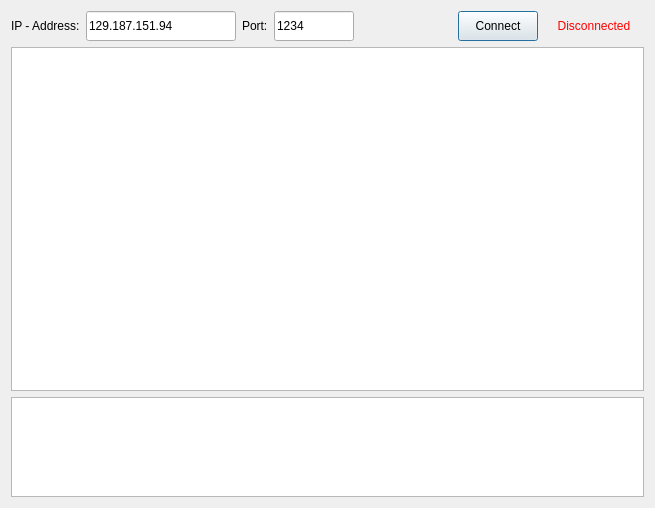
<?xml version="1.0" encoding="UTF-8"?>
<ui version="4.0">
 <class>Dialog</class>
 <widget class="QDialog" name="Dialog">
  <property name="geometry">
   <rect>
    <x>0</x>
    <y>0</y>
    <width>655</width>
    <height>508</height>
   </rect>
  </property>
  <property name="windowTitle">
   <string>Route GUI</string>
  </property>
  <layout class="QVBoxLayout" name="verticalLayout_2">
   <item>
    <layout class="QVBoxLayout" name="layoutMain">
     <item>
      <layout class="QHBoxLayout" name="layoutTop">
       <property name="sizeConstraint">
        <enum>QLayout::SetMinimumSize</enum>
       </property>
       <item>
        <widget class="QLabel" name="labelIp">
         <property name="maximumSize">
          <size>
           <width>16777215</width>
           <height>30</height>
          </size>
         </property>
         <property name="text">
          <string>IP - Address:</string>
         </property>
        </widget>
       </item>
       <item>
        <widget class="QLineEdit" name="lineEditIp">
         <property name="sizePolicy">
          <sizepolicy hsizetype="Expanding" vsizetype="Expanding">
           <horstretch>0</horstretch>
           <verstretch>0</verstretch>
          </sizepolicy>
         </property>
         <property name="minimumSize">
          <size>
           <width>150</width>
           <height>30</height>
          </size>
         </property>
         <property name="maximumSize">
          <size>
           <width>150</width>
           <height>30</height>
          </size>
         </property>
         <property name="text">
          <string>129.187.151.94</string>
         </property>
        </widget>
       </item>
       <item>
        <widget class="QLabel" name="labelPort">
         <property name="maximumSize">
          <size>
           <width>16777215</width>
           <height>30</height>
          </size>
         </property>
         <property name="text">
          <string>Port:</string>
         </property>
        </widget>
       </item>
       <item>
        <widget class="QLineEdit" name="lineEditPort">
         <property name="sizePolicy">
          <sizepolicy hsizetype="Expanding" vsizetype="Expanding">
           <horstretch>0</horstretch>
           <verstretch>0</verstretch>
          </sizepolicy>
         </property>
         <property name="minimumSize">
          <size>
           <width>80</width>
           <height>0</height>
          </size>
         </property>
         <property name="maximumSize">
          <size>
           <width>80</width>
           <height>30</height>
          </size>
         </property>
         <property name="text">
          <string>1234</string>
         </property>
        </widget>
       </item>
       <item>
        <spacer name="horizontalSpacer">
         <property name="orientation">
          <enum>Qt::Horizontal</enum>
         </property>
         <property name="sizeHint" stdset="0">
          <size>
           <width>40</width>
           <height>20</height>
          </size>
         </property>
        </spacer>
       </item>
       <item>
        <widget class="QPushButton" name="pushButtonConnect">
         <property name="maximumSize">
          <size>
           <width>16777215</width>
           <height>30</height>
          </size>
         </property>
         <property name="text">
          <string>Connect</string>
         </property>
        </widget>
       </item>
       <item>
        <widget class="QLabel" name="labelConnectStatus">
         <property name="minimumSize">
          <size>
           <width>100</width>
           <height>0</height>
          </size>
         </property>
         <property name="maximumSize">
          <size>
           <width>16777215</width>
           <height>30</height>
          </size>
         </property>
         <property name="palette">
          <palette>
           <active>
            <colorrole role="WindowText">
             <brush brushstyle="SolidPattern">
              <color alpha="255">
               <red>255</red>
               <green>0</green>
               <blue>0</blue>
              </color>
             </brush>
            </colorrole>
            <colorrole role="Button">
             <brush brushstyle="SolidPattern">
              <color alpha="255">
               <red>255</red>
               <green>0</green>
               <blue>0</blue>
              </color>
             </brush>
            </colorrole>
            <colorrole role="Light">
             <brush brushstyle="SolidPattern">
              <color alpha="255">
               <red>255</red>
               <green>127</green>
               <blue>127</blue>
              </color>
             </brush>
            </colorrole>
            <colorrole role="Midlight">
             <brush brushstyle="SolidPattern">
              <color alpha="255">
               <red>255</red>
               <green>63</green>
               <blue>63</blue>
              </color>
             </brush>
            </colorrole>
            <colorrole role="Dark">
             <brush brushstyle="SolidPattern">
              <color alpha="255">
               <red>127</red>
               <green>0</green>
               <blue>0</blue>
              </color>
             </brush>
            </colorrole>
            <colorrole role="Mid">
             <brush brushstyle="SolidPattern">
              <color alpha="255">
               <red>170</red>
               <green>0</green>
               <blue>0</blue>
              </color>
             </brush>
            </colorrole>
            <colorrole role="Text">
             <brush brushstyle="SolidPattern">
              <color alpha="255">
               <red>241</red>
               <green>6</green>
               <blue>6</blue>
              </color>
             </brush>
            </colorrole>
            <colorrole role="BrightText">
             <brush brushstyle="SolidPattern">
              <color alpha="255">
               <red>255</red>
               <green>255</green>
               <blue>255</blue>
              </color>
             </brush>
            </colorrole>
            <colorrole role="ButtonText">
             <brush brushstyle="SolidPattern">
              <color alpha="255">
               <red>255</red>
               <green>0</green>
               <blue>0</blue>
              </color>
             </brush>
            </colorrole>
            <colorrole role="Base">
             <brush brushstyle="SolidPattern">
              <color alpha="255">
               <red>255</red>
               <green>255</green>
               <blue>255</blue>
              </color>
             </brush>
            </colorrole>
            <colorrole role="Window">
             <brush brushstyle="SolidPattern">
              <color alpha="255">
               <red>255</red>
               <green>0</green>
               <blue>0</blue>
              </color>
             </brush>
            </colorrole>
            <colorrole role="Shadow">
             <brush brushstyle="SolidPattern">
              <color alpha="255">
               <red>0</red>
               <green>0</green>
               <blue>0</blue>
              </color>
             </brush>
            </colorrole>
            <colorrole role="AlternateBase">
             <brush brushstyle="SolidPattern">
              <color alpha="255">
               <red>255</red>
               <green>127</green>
               <blue>127</blue>
              </color>
             </brush>
            </colorrole>
            <colorrole role="ToolTipBase">
             <brush brushstyle="SolidPattern">
              <color alpha="255">
               <red>255</red>
               <green>255</green>
               <blue>220</blue>
              </color>
             </brush>
            </colorrole>
            <colorrole role="ToolTipText">
             <brush brushstyle="SolidPattern">
              <color alpha="255">
               <red>0</red>
               <green>0</green>
               <blue>0</blue>
              </color>
             </brush>
            </colorrole>
           </active>
           <inactive>
            <colorrole role="WindowText">
             <brush brushstyle="SolidPattern">
              <color alpha="255">
               <red>255</red>
               <green>0</green>
               <blue>0</blue>
              </color>
             </brush>
            </colorrole>
            <colorrole role="Button">
             <brush brushstyle="SolidPattern">
              <color alpha="255">
               <red>255</red>
               <green>0</green>
               <blue>0</blue>
              </color>
             </brush>
            </colorrole>
            <colorrole role="Light">
             <brush brushstyle="SolidPattern">
              <color alpha="255">
               <red>255</red>
               <green>127</green>
               <blue>127</blue>
              </color>
             </brush>
            </colorrole>
            <colorrole role="Midlight">
             <brush brushstyle="SolidPattern">
              <color alpha="255">
               <red>255</red>
               <green>63</green>
               <blue>63</blue>
              </color>
             </brush>
            </colorrole>
            <colorrole role="Dark">
             <brush brushstyle="SolidPattern">
              <color alpha="255">
               <red>127</red>
               <green>0</green>
               <blue>0</blue>
              </color>
             </brush>
            </colorrole>
            <colorrole role="Mid">
             <brush brushstyle="SolidPattern">
              <color alpha="255">
               <red>170</red>
               <green>0</green>
               <blue>0</blue>
              </color>
             </brush>
            </colorrole>
            <colorrole role="Text">
             <brush brushstyle="SolidPattern">
              <color alpha="255">
               <red>241</red>
               <green>6</green>
               <blue>6</blue>
              </color>
             </brush>
            </colorrole>
            <colorrole role="BrightText">
             <brush brushstyle="SolidPattern">
              <color alpha="255">
               <red>255</red>
               <green>255</green>
               <blue>255</blue>
              </color>
             </brush>
            </colorrole>
            <colorrole role="ButtonText">
             <brush brushstyle="SolidPattern">
              <color alpha="255">
               <red>255</red>
               <green>0</green>
               <blue>0</blue>
              </color>
             </brush>
            </colorrole>
            <colorrole role="Base">
             <brush brushstyle="SolidPattern">
              <color alpha="255">
               <red>255</red>
               <green>255</green>
               <blue>255</blue>
              </color>
             </brush>
            </colorrole>
            <colorrole role="Window">
             <brush brushstyle="SolidPattern">
              <color alpha="255">
               <red>255</red>
               <green>0</green>
               <blue>0</blue>
              </color>
             </brush>
            </colorrole>
            <colorrole role="Shadow">
             <brush brushstyle="SolidPattern">
              <color alpha="255">
               <red>0</red>
               <green>0</green>
               <blue>0</blue>
              </color>
             </brush>
            </colorrole>
            <colorrole role="AlternateBase">
             <brush brushstyle="SolidPattern">
              <color alpha="255">
               <red>255</red>
               <green>127</green>
               <blue>127</blue>
              </color>
             </brush>
            </colorrole>
            <colorrole role="ToolTipBase">
             <brush brushstyle="SolidPattern">
              <color alpha="255">
               <red>255</red>
               <green>255</green>
               <blue>220</blue>
              </color>
             </brush>
            </colorrole>
            <colorrole role="ToolTipText">
             <brush brushstyle="SolidPattern">
              <color alpha="255">
               <red>0</red>
               <green>0</green>
               <blue>0</blue>
              </color>
             </brush>
            </colorrole>
           </inactive>
           <disabled>
            <colorrole role="WindowText">
             <brush brushstyle="SolidPattern">
              <color alpha="255">
               <red>127</red>
               <green>0</green>
               <blue>0</blue>
              </color>
             </brush>
            </colorrole>
            <colorrole role="Button">
             <brush brushstyle="SolidPattern">
              <color alpha="255">
               <red>255</red>
               <green>0</green>
               <blue>0</blue>
              </color>
             </brush>
            </colorrole>
            <colorrole role="Light">
             <brush brushstyle="SolidPattern">
              <color alpha="255">
               <red>255</red>
               <green>127</green>
               <blue>127</blue>
              </color>
             </brush>
            </colorrole>
            <colorrole role="Midlight">
             <brush brushstyle="SolidPattern">
              <color alpha="255">
               <red>255</red>
               <green>63</green>
               <blue>63</blue>
              </color>
             </brush>
            </colorrole>
            <colorrole role="Dark">
             <brush brushstyle="SolidPattern">
              <color alpha="255">
               <red>127</red>
               <green>0</green>
               <blue>0</blue>
              </color>
             </brush>
            </colorrole>
            <colorrole role="Mid">
             <brush brushstyle="SolidPattern">
              <color alpha="255">
               <red>170</red>
               <green>0</green>
               <blue>0</blue>
              </color>
             </brush>
            </colorrole>
            <colorrole role="Text">
             <brush brushstyle="SolidPattern">
              <color alpha="255">
               <red>127</red>
               <green>0</green>
               <blue>0</blue>
              </color>
             </brush>
            </colorrole>
            <colorrole role="BrightText">
             <brush brushstyle="SolidPattern">
              <color alpha="255">
               <red>255</red>
               <green>255</green>
               <blue>255</blue>
              </color>
             </brush>
            </colorrole>
            <colorrole role="ButtonText">
             <brush brushstyle="SolidPattern">
              <color alpha="255">
               <red>127</red>
               <green>0</green>
               <blue>0</blue>
              </color>
             </brush>
            </colorrole>
            <colorrole role="Base">
             <brush brushstyle="SolidPattern">
              <color alpha="255">
               <red>255</red>
               <green>0</green>
               <blue>0</blue>
              </color>
             </brush>
            </colorrole>
            <colorrole role="Window">
             <brush brushstyle="SolidPattern">
              <color alpha="255">
               <red>255</red>
               <green>0</green>
               <blue>0</blue>
              </color>
             </brush>
            </colorrole>
            <colorrole role="Shadow">
             <brush brushstyle="SolidPattern">
              <color alpha="255">
               <red>0</red>
               <green>0</green>
               <blue>0</blue>
              </color>
             </brush>
            </colorrole>
            <colorrole role="AlternateBase">
             <brush brushstyle="SolidPattern">
              <color alpha="255">
               <red>255</red>
               <green>0</green>
               <blue>0</blue>
              </color>
             </brush>
            </colorrole>
            <colorrole role="ToolTipBase">
             <brush brushstyle="SolidPattern">
              <color alpha="255">
               <red>255</red>
               <green>255</green>
               <blue>220</blue>
              </color>
             </brush>
            </colorrole>
            <colorrole role="ToolTipText">
             <brush brushstyle="SolidPattern">
              <color alpha="255">
               <red>0</red>
               <green>0</green>
               <blue>0</blue>
              </color>
             </brush>
            </colorrole>
           </disabled>
          </palette>
         </property>
         <property name="text">
          <string>Disconnected</string>
         </property>
         <property name="alignment">
          <set>Qt::AlignCenter</set>
         </property>
        </widget>
       </item>
      </layout>
     </item>
     <item>
      <widget class="QGraphicsView" name="viewField">
       <property name="sizePolicy">
        <sizepolicy hsizetype="Expanding" vsizetype="Expanding">
         <horstretch>0</horstretch>
         <verstretch>1</verstretch>
        </sizepolicy>
       </property>
       <property name="maximumSize">
        <size>
         <width>16777215</width>
         <height>16777215</height>
        </size>
       </property>
       <property name="interactive">
        <bool>false</bool>
       </property>
      </widget>
     </item>
     <item>
      <widget class="QPlainTextEdit" name="plainTextEditLog">
       <property name="minimumSize">
        <size>
         <width>0</width>
         <height>100</height>
        </size>
       </property>
       <property name="maximumSize">
        <size>
         <width>16777215</width>
         <height>100</height>
        </size>
       </property>
       <property name="readOnly">
        <bool>true</bool>
       </property>
      </widget>
     </item>
    </layout>
   </item>
  </layout>
 </widget>
 <layoutdefault spacing="6" margin="11"/>
 <resources/>
 <connections/>
</ui>
